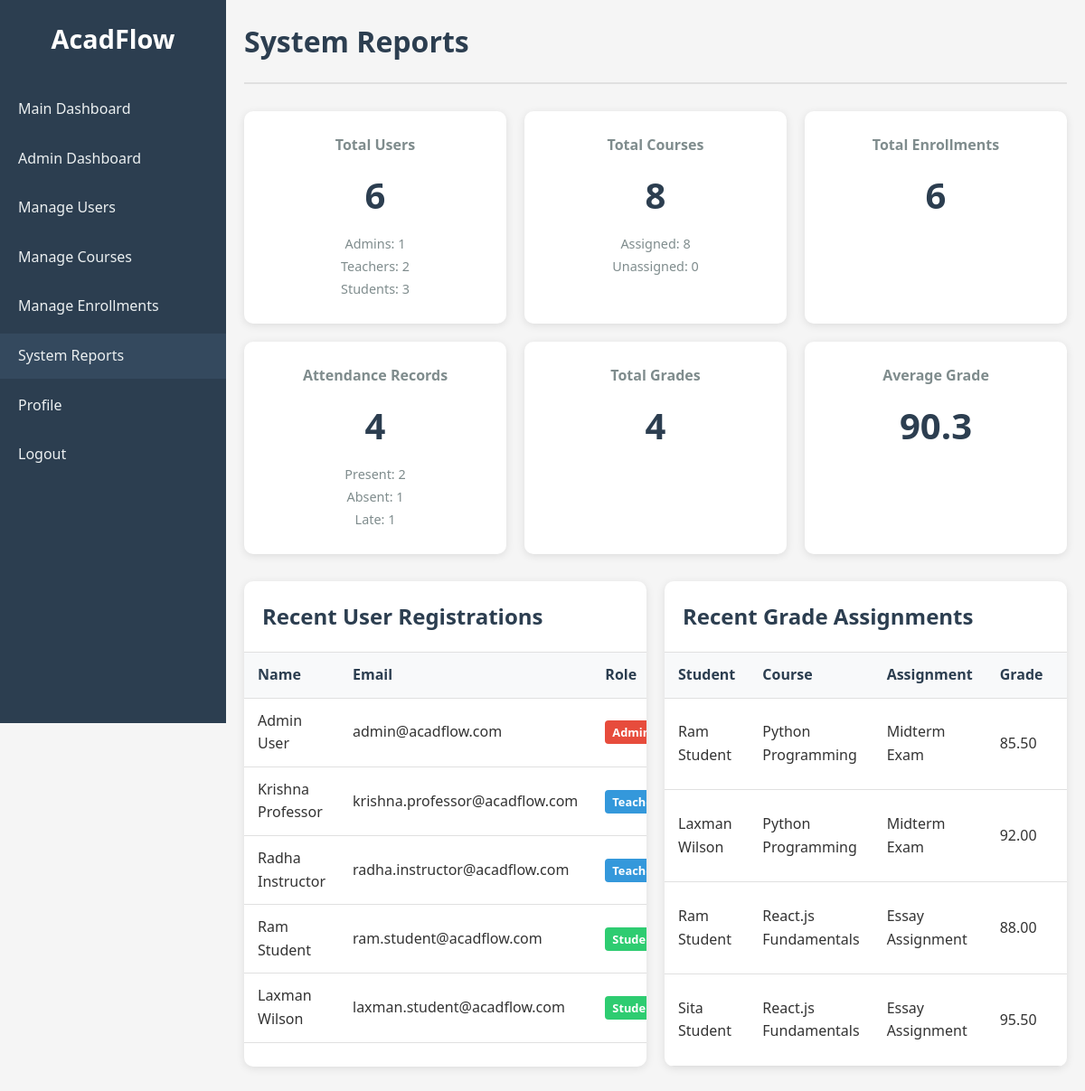
The app's page /admin/reports.php (signed in), older data.
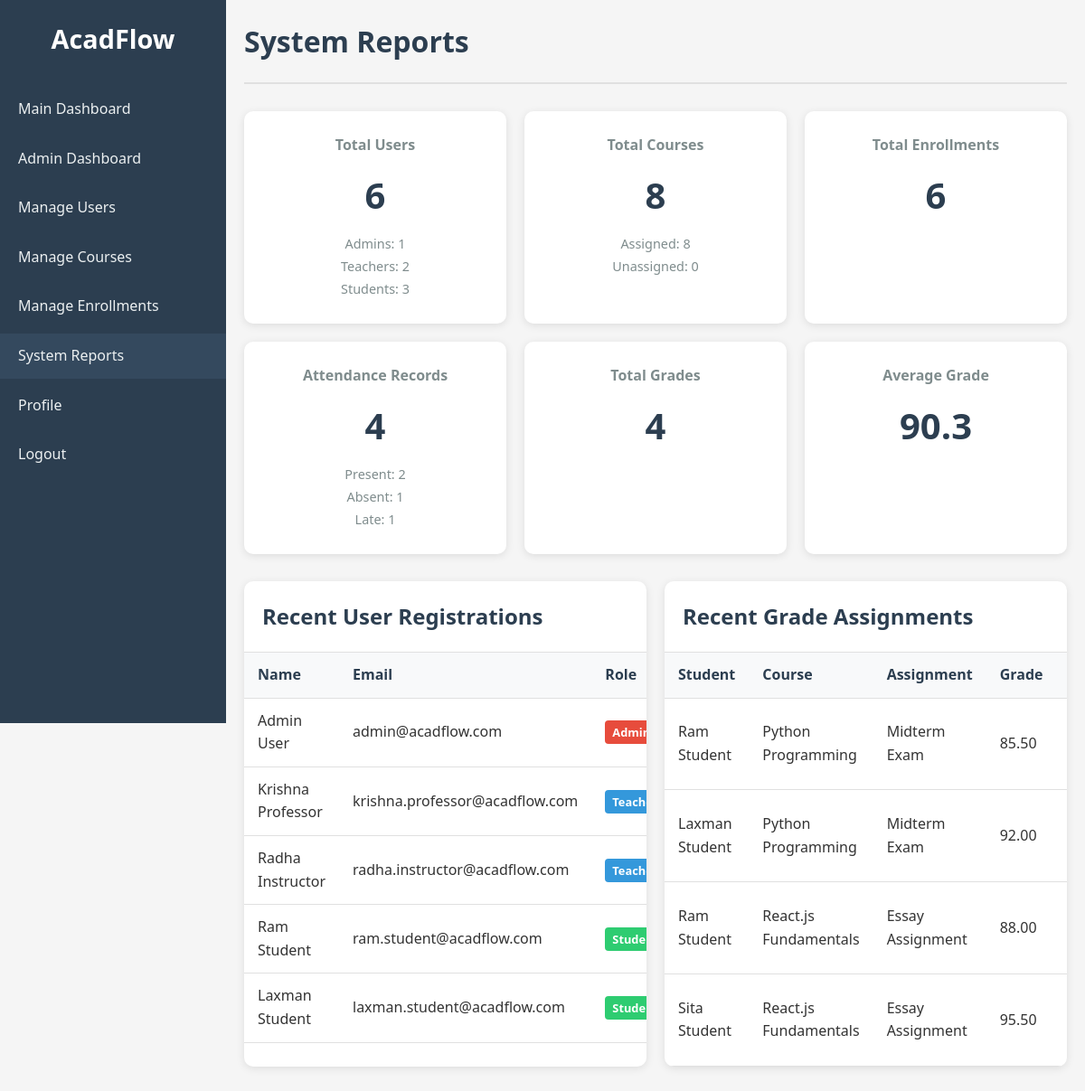
The same page, newer data.
### tables this page shows
CREATE TABLE users (
    id INT AUTO_INCREMENT PRIMARY KEY,
    first_name VARCHAR(50) NOT NULL,
    last_name VARCHAR(50) NOT NULL,
    email VARCHAR(100) UNIQUE NOT NULL,
    password VARCHAR(255) NOT NULL,
    role ENUM('admin', 'teacher', 'student') NOT NULL,
    profile_photo VARCHAR(255) DEFAULT NULL,
    created_at TIMESTAMP DEFAULT CURRENT_TIMESTAMP,
    updated_at TIMESTAMP DEFAULT CURRENT_TIMESTAMP ON UPDATE CURRENT_TIMESTAMP
);

CREATE TABLE grades (
    id INT AUTO_INCREMENT PRIMARY KEY,
    student_id INT NOT NULL,
    course_id INT NOT NULL,
    assignment_name VARCHAR(100) NOT NULL,
    grade DECIMAL(5,2) NOT NULL,
    max_grade DECIMAL(5,2) NOT NULL DEFAULT 100,
    comments TEXT,
    assigned_by INT NOT NULL,
    created_at TIMESTAMP DEFAULT CURRENT_TIMESTAMP,
    FOREIGN KEY (student_id) REFERENCES users(id) ON DELETE CASCADE,
    FOREIGN KEY (course_id) REFERENCES courses(id) ON DELETE CASCADE,
    FOREIGN KEY (assigned_by) REFERENCES users(id) ON DELETE CASCADE
);

CREATE TABLE courses (
    id INT AUTO_INCREMENT PRIMARY KEY,
    course_code VARCHAR(20) UNIQUE NOT NULL,
    course_name VARCHAR(100) NOT NULL,
    description TEXT,
    teacher_id INT,
    created_at TIMESTAMP DEFAULT CURRENT_TIMESTAMP,
    FOREIGN KEY (teacher_id) REFERENCES users(id) ON DELETE SET NULL
);

### admin/reports.php (the view, shortened to what the changed rows need)
<?php
require_once '../config/database.php';
$recent_users_sql = "SELECT first_name, last_name, email, role, created_at
                     FROM users
                     ORDER BY created_at DESC
                     LIMIT 5";
$recent_users_result = $conn->query($recent_users_sql);
$recent_users = $recent_users_result->fetch_all(MYSQLI_ASSOC);
$recent_grades_sql = "SELECT g.grade, g.assignment_name, u.first_name, u.last_name, c.course_name, g.created_at
                      FROM grades g
                      JOIN users u ON g.student_id = u.id
                      JOIN courses c ON g.course_id = c.id
                      ORDER BY g.created_at DESC
                      LIMIT 5";
$recent_grades_result = $conn->query($recent_grades_sql);
$recent_grades = $recent_grades_result->fetch_all(MYSQLI_ASSOC);
?>
<!DOCTYPE html>
<html lang="en">
<head>
    <link rel="stylesheet" href="../assets/css/style.css">
</head>
<body>
    <div class="dashboard-container">
        <aside class="sidebar">
            <div class="sidebar-header">
                <h2>AcadFlow</h2>
            </div>
        </aside>
        <main class="main-content">
            <header class="main-header">
                <h1>System Reports</h1>
            </header>
            <div class="reports-grid">
                <div class="table-container">
                    <div class="table-header">
                        <h2>Recent User Registrations</h2>
                    </div>
                    <table>
                        <thead>
                            <tr>
                                <th>Name</th>
                                <th>Email</th>
                                <th>Role</th>
                            </tr>
                        </thead>
                        <tbody>
                            <?php foreach ($recent_users as $user): ?>
                                <tr>
                                    <td><?php echo htmlspecialchars($user['first_name'] . ' ' . $user['last_name']); ?></td>
                                    <td><?php echo htmlspecialchars($user['email']); ?></td>
                                    <td><span class="role-badge role-<?php echo $user['role']; ?>"><?php echo ucfirst($user['role']); ?></span></td>
                                </tr>
                            <?php endforeach; ?>
                        </tbody>
                    </table>
                </div>
                <div class="table-container">
                    <div class="table-header">
                        <h2>Recent Grade Assignments</h2>
                    </div>
                    <table>
                        <thead>
                            <tr>
                                <th>Student</th>
                                <th>Course</th>
                                <th>Assignment</th>
                                <th>Grade</th>
                                <th>Date</th>
                            </tr>
                        </thead>
                        <tbody>
                            <?php foreach ($recent_grades as $grade): ?>
                                <tr>
                                    <td><?php echo htmlspecialchars($grade['first_name'] . ' ' . $grade['last_name']); ?></td>
                                    <td><?php echo htmlspecialchars($grade['course_name']); ?></td>
                                    <td><?php echo htmlspecialchars($grade['assignment_name']); ?></td>
                                    <td><?php echo $grade['grade']; ?></td>
                                    <td><?php echo date('M j, Y', strtotime($grade['created_at'])); ?></td>
                                </tr>
                            <?php endforeach; ?>
                        </tbody>
                    </table>
                </div>
            </div>
        </main>
    </div>
</body>
</html>

Row changes from the older to the newer data that the page shows:
changed users "laxman.student@acadflow.com": first_name+last_name "Laxman Wilson" → "Laxman Student"
changed through a linked row, grades: student.last_name "Laxman Wilson" → "Laxman Student"
